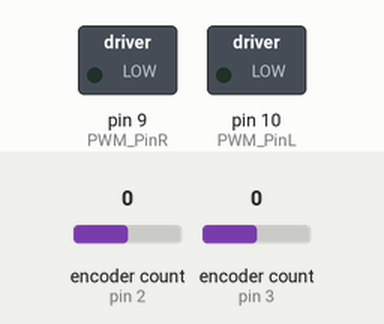
Simulated run of this sketch. Board: Arduino Uno, built with avr-gcc and run on an emulated ATmega328P. Shown: switched loads named in the sketch (green lamp = pin HIGH). The inputs (shaded band) are chosen by the test bench; at power-on: encoder count (sensors on pin 2, pin 3) 0. What the sketch prints to the serial monitor is not drawn.

Above: at 0.1 s.
At 1.1 s:
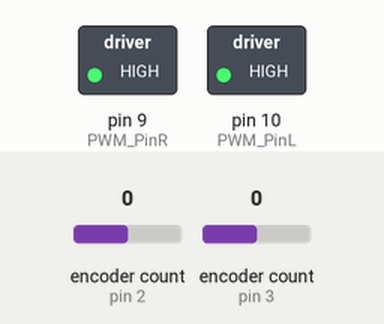
Timing chart, 0 to 2.6 s (numbered marks = the images above):
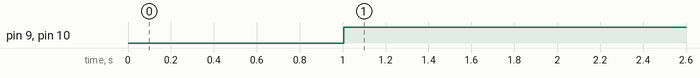

Measured:
- by itself, pin 9 (PWM_PinR), pin 10 (PWM_PinL): LOW → HIGH at 1.0 s

The sketch:

Tester2.ino
```cpp
#include <Wire.h>
#include <Encoder.h>
Encoder myEncR(3, 5);
Encoder myEncL(2, 11);

int PWM_PinR = 9; // PWM wave outputs to pin 9 & 10
int PWM_PinL = 10;

void setup() {
  Serial.begin(57600);
  digitalWrite(4, HIGH);
  pinMode(PWM_PinR, OUTPUT);
  pinMode(PWM_PinL, OUTPUT);
  analogWrite(PWM_PinR,0);
  analogWrite(PWM_PinL,0);
}

const double delta = 0.001963495; // This is [(2*pi) / 3200]
const double new_delta = 0.00582569;
const double radius = 2.967; // constant for radius if wheels
const double betw = 10.46; // constant for distance between wheels
double time_now = 0;
double time_after = 0;

long oldPositionL  = 0;
long oldPositionR  = 0;
long newPositionL = 0;
long newPositionR = 0;

double presentVoltage = 7.7;
double voltage = 0;
int PWM_value = 0;
int period = 8;

double error = 0;
double changeL = 0;
double changeR = 0;
double current_pos = 0;
double desired_pos = 0;
double old_pos = 0;

const double KpR = 10;

void loop() {
  if (millis() > 1000) {
    desired_pos = 24;
  }
  time_now = (((int)millis())) / 1000.0;

  error = desired_pos - current_pos;

  voltage = (KpR * error);

  PWM_value = ((voltage/presentVoltage))*255;
  if (PWM_value >= 0) {
    digitalWrite(7, LOW);
    digitalWrite(8, LOW);
  }
  else if (PWM_value < 0) {
    digitalWrite(8, HIGH);
    digitalWrite(7, HIGH);
  }
  if (PWM_value > 255) {
    PWM_value = 255;
  }
  if (PWM_value < -255) {
    PWM_value = -255;
  }
  analogWrite(PWM_PinR, abs(PWM_value));
  analogWrite(PWM_PinL, abs(PWM_value));

  // Encoder -----------------------------------------------------------
  newPositionL = myEncL.read();
  newPositionR = myEncR.read();
  if (newPositionL != oldPositionL) { // if the wheel has moved
    changeL = (newPositionL - oldPositionL) * new_delta;
  }
  if (newPositionR != oldPositionR) { // if the wheel has moved
    changeR = (newPositionR - oldPositionR) * new_delta;
  }
  current_pos = old_pos + ((changeL + changeR) / 2);

  Serial.print(changeL);
  Serial.print('\t');
  Serial.print(changeR);
  Serial.print('\t');
  Serial.print(desired_pos);
  Serial.print('\t');
  Serial.print(current_pos);
  Serial.print('\t');
  Serial.println(error);

  time_after = (((int)millis())) / 1000.0;
  delay(8 - (.001*(time_after - time_now)));
}
```
